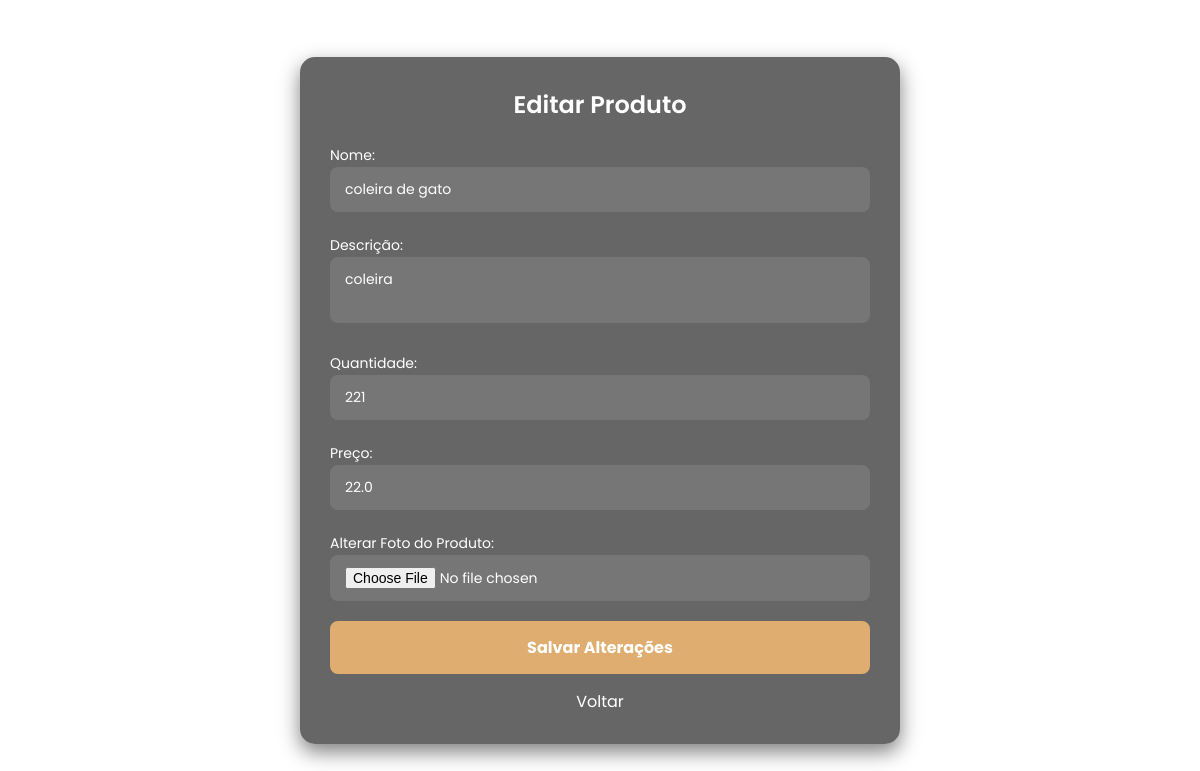
The page /editar_produto/1 on the database its author committed.
### app.py (models this page shows, shortened)
class Produto(db.Model):
    id = db.Column(db.Integer, primary_key=True)
    nome = db.Column(db.String(120), nullable=False)
    descricao = db.Column(db.String(255))
    quantidade = db.Column(db.Integer, nullable=False)
    preco = db.Column(db.Float, nullable=False)
    foto = db.Column(db.String(120))
    imagem = db.Column(db.String(200), nullable=True)
    prestador_id = db.Column(db.Integer, db.ForeignKey('user.id'), nullable=False)
    prestador = db.relationship('User', backref=db.backref('produtos', lazy=True))

### app.py (the view, shortened to what this page needs)
@app.route('/editar_produto/<int:id>', methods=['GET', 'POST'])
def editar_produto(id):
    produto = Produto.query.get_or_404(id)
    return render_template('editar_produto.html', produto=produto)

### app.py (called while the page is built)
@app.before_request
def create_tables():
    db.create_all()

### templates/editar_produto.html (shortened to what this page needs)
<!DOCTYPE html>
<html lang="pt-br">
<head>
</head>
<body>
    <div class="container-adicionar-pet">
        <h1 class="adicionar-pet-title">Editar Produto</h1>
        <form method="POST" enctype="multipart/form-data" onsubmit="return validarFormulario()">
            <div class="input-box-adicionar-pet">
                <label for="nome" class="label-box">Nome:</label>
                <input type="text" name="nome" id="nome" value="{{ produto.nome }}" required placeholder="Digite o nome do produto">
            </div>
            <div class="input-box-adicionar-pet">
                <label for="descricao" class="label-box">Descrição:</label>
                <textarea name="descricao" id="descricao" placeholder="Digite a descrição do produto">{{ produto.descricao }}</textarea>
            </div>
            <div class="input-box-adicionar-pet">
                <label for="quantidade" class="label-box">Quantidade:</label>
                <input type="number" name="quantidade" id="quantidade" value="{{ produto.quantidade }}" required placeholder="Digite a quantidade">
            </div>
            <div class="input-box-adicionar-pet">
                <label for="preco" class="label-box">Preço:</label>
                <input type="text" name="preco" id="preco" value="{{ produto.preco }}" required placeholder="Digite o preço (ex: 19.99)">
            </div>
            <div class="input-box-adicionar-pet">
                <label for="foto" class="label-box">Alterar Foto do Produto:</label>
                <input type="file" name="foto" id="foto" accept="image/*">
            </div>
            <button type="submit" class="adicionar-pet-button">Salvar Alterações</button>
        </form>
        <a href="http://127.0.0.1:5000/estoque" class="voltar-link">Voltar</a>
    </div>
</body>
</html>

### templates/editar_produto.html (style rules this page uses)
* { font-family: "Poppins", sans-serif; margin: 0; padding: 0; box-sizing: border-box; }
body { background: url('/static/images/agendamentos_background.jpg') no-repeat center center fixed; background-size: cover; height: 100vh; display: flex; align-items: center; justify-content: center; }
.container-adicionar-pet { background: rgba(0, 0, 0, 0.6); color: white; width: 100%; max-width: 600px; padding: 30px; border-radius: 15px; box-shadow: 0px 8px 20px rgba(0, 0, 0, 0.5); }
.adicionar-pet-title { text-align: center; margin-bottom: 20px; font-size: 24px; font-weight: 600; }
.label-box { margin-bottom: 10px; font-size: 14px; color: white; }
.input-box-adicionar-pet { position: relative; margin-bottom: 20px; }
.input-box-adicionar-pet select, .input-box-adicionar-pet input, .input-box-adicionar-pet textarea { width: 100%; padding: 12px 15px; border: none; border-radius: 8px; background: rgba(255, 255, 255, 0.1); color: white; outline: none; font-size: 14px; resize: none; }
.input-box-adicionar-pet select::placeholder, .input-box-adicionar-pet input::placeholder, .input-box-adicionar-pet textarea::placeholder { color: rgba(255, 255, 255, 0.7); }
.adicionar-pet-button { width: 100%; padding: 12px; background-color: #DEAD6F; color: white; border: 2px solid #DEAD6F; border-radius: 8px; font-size: 16px; font-weight: bold; cursor: pointer; transition: 0.3s; }
a.voltar-link { color: white; text-decoration: none; display: block; text-align: center; margin-top: 15px; transition: 0.3s; }

### rows shown on the page
Produto: nome "coleira de gato", descricao "coleira", quantidade "221", preco "22.0"
